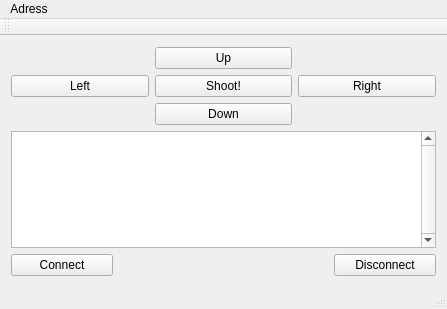
<?xml version="1.0" encoding="UTF-8"?>
<ui version="4.0">
 <class>MainWindow</class>
 <widget class="QMainWindow" name="MainWindow">
  <property name="geometry">
   <rect>
    <x>0</x>
    <y>0</y>
    <width>447</width>
    <height>309</height>
   </rect>
  </property>
  <property name="windowTitle">
   <string>MainWindow</string>
  </property>
  <widget class="QWidget" name="centralWidget">
   <layout class="QGridLayout" name="gridLayout">
    <item row="12" column="4">
     <widget class="QPushButton" name="DisconnectButton">
      <property name="text">
       <string>Disconnect</string>
      </property>
     </widget>
    </item>
    <item row="11" column="1" colspan="4">
     <widget class="QListWidget" name="ChatText">
      <property name="enabled">
       <bool>true</bool>
      </property>
      <property name="verticalScrollBarPolicy">
       <enum>Qt::ScrollBarAlwaysOn</enum>
      </property>
      <property name="isWrapping" stdset="0">
       <bool>false</bool>
      </property>
     </widget>
    </item>
    <item row="12" column="1">
     <widget class="QPushButton" name="ConnectButton">
      <property name="text">
       <string>Connect</string>
      </property>
      <property name="shortcut">
       <string>Return</string>
      </property>
     </widget>
    </item>
    <item row="0" column="1" colspan="4">
     <layout class="QGridLayout" name="gridLayout_2">
      <item row="3" column="2">
       <widget class="QPushButton" name="RightButton">
        <property name="text">
         <string>Right</string>
        </property>
        <property name="shortcut">
         <string>Right</string>
        </property>
        <property name="checkable">
         <bool>false</bool>
        </property>
        <property name="autoRepeat">
         <bool>false</bool>
        </property>
        <property name="autoRepeatDelay">
         <number>300</number>
        </property>
       </widget>
      </item>
      <item row="4" column="1">
       <widget class="QPushButton" name="DownButton">
        <property name="text">
         <string>Down</string>
        </property>
        <property name="shortcut">
         <string>Down</string>
        </property>
        <property name="autoRepeat">
         <bool>true</bool>
        </property>
        <property name="autoRepeatInterval">
         <number>100</number>
        </property>
       </widget>
      </item>
      <item row="3" column="1">
       <widget class="QPushButton" name="ShootButton">
        <property name="text">
         <string>Shoot!</string>
        </property>
        <property name="shortcut">
         <string>Space</string>
        </property>
        <property name="autoRepeat">
         <bool>false</bool>
        </property>
       </widget>
      </item>
      <item row="3" column="0">
       <widget class="QPushButton" name="LeftButton">
        <property name="text">
         <string>Left</string>
        </property>
        <property name="shortcut">
         <string>Left</string>
        </property>
        <property name="checkable">
         <bool>true</bool>
        </property>
        <property name="autoRepeat">
         <bool>true</bool>
        </property>
        <property name="autoExclusive">
         <bool>true</bool>
        </property>
        <property name="autoRepeatDelay">
         <number>300</number>
        </property>
        <property name="autoRepeatInterval">
         <number>100</number>
        </property>
       </widget>
      </item>
      <item row="2" column="1">
       <widget class="QPushButton" name="UpButton">
        <property name="text">
         <string>Up</string>
        </property>
        <property name="shortcut">
         <string>Up</string>
        </property>
        <property name="autoRepeat">
         <bool>true</bool>
        </property>
       </widget>
      </item>
     </layout>
    </item>
   </layout>
  </widget>
  <widget class="QMenuBar" name="menuBar">
   <property name="geometry">
    <rect>
     <x>0</x>
     <y>0</y>
     <width>447</width>
     <height>25</height>
    </rect>
   </property>
   <widget class="QMenu" name="menuSettings">
    <property name="title">
     <string>Adress</string>
    </property>
    <addaction name="actionSettings"/>
   </widget>
   <addaction name="menuSettings"/>
  </widget>
  <widget class="QToolBar" name="mainToolBar">
   <attribute name="toolBarArea">
    <enum>TopToolBarArea</enum>
   </attribute>
   <attribute name="toolBarBreak">
    <bool>false</bool>
   </attribute>
  </widget>
  <widget class="QStatusBar" name="statusBar"/>
  <action name="actionSettings">
   <property name="text">
    <string>Settings</string>
   </property>
  </action>
 </widget>
 <layoutdefault spacing="6" margin="11"/>
 <resources/>
 <connections/>
</ui>
